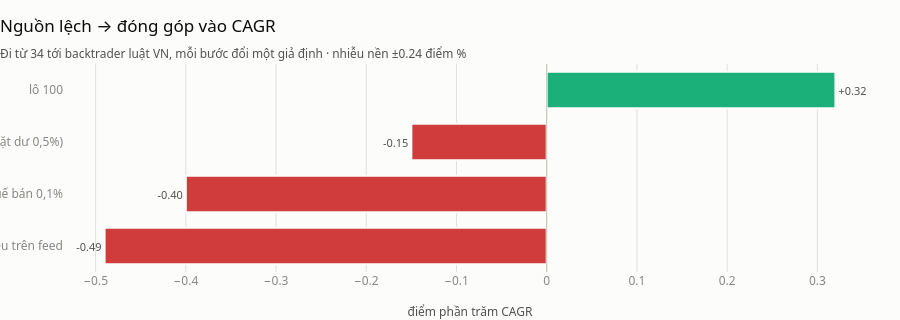

Source (notebook cell):
### Code cell
bar_ngang(
    dong_gop.iloc[:-1],
    nhan="nguồn",
    gia_tri="Δ CAGR (điểm %)",
    tieu_de="Nguồn lệch → đóng góp vào CAGR",
    phu_de=f"Đi từ 34 tới backtrader luật VN, mỗi bước đổi một giả định · nhiễu nền ±{NHIEU_NEN:.2f} điểm %",
    nhan_x="điểm phần trăm CAGR",
    dinh_dang_nhan="{:+.2f}",
)

### Figure 1 — Plotly figure (JSON) as saved in the notebook; plotly's stock layout.template omitted (floating-point values rounded to 4 significant figures)
{"data": [{"cliponaxis": false, "hovertemplate": "%{y}: %{x:,.2f}<extra></extra>", "marker": {"color": ["#d03b3b", "#d03b3b", "#d03b3b", "#1baf7a"], "line": {"color": "#fcfcfb", "width": 2}}, "orientation": "h", "text": ["-0.49", "-0.40", "-0.15", "+0.32"], "textfont": {"color": "#52514e", "size": 11}, "textposition": "outside", "type": "bar", "x": [-0.49, -0.4, -0.15, 0.32], "y": ["tự tính tín hiệu trên feed", "phí 0,15% + thuế bán 0,1%", "sang backtrader (tiền mặt dư 0,5%)", "lô 100"]}], "layout": {"bargap": 0.3, "height": 320, "shapes": [{"line": {"color": "#c3c2b7", "width": 1}, "type": "line", "x0": 0, "x1": 0, "xref": "x", "y0": 0, "y1": 1, "yref": "y domain"}], "showlegend": false, "title": {"text": "Nguồn lệch → đóng góp vào CAGR<br><sub style='color:#52514e'>Đi từ 34 tới backtrader luật VN, mỗi bước đổi một giả định · nhiễu nền ±0.24 điểm %</sub>"}, "xaxis": {"gridcolor": "#e1e0d9", "showgrid": true, "title": {"text": "điểm phần trăm CAGR"}}, "yaxis": {"showgrid": false, "type": "category"}}}
